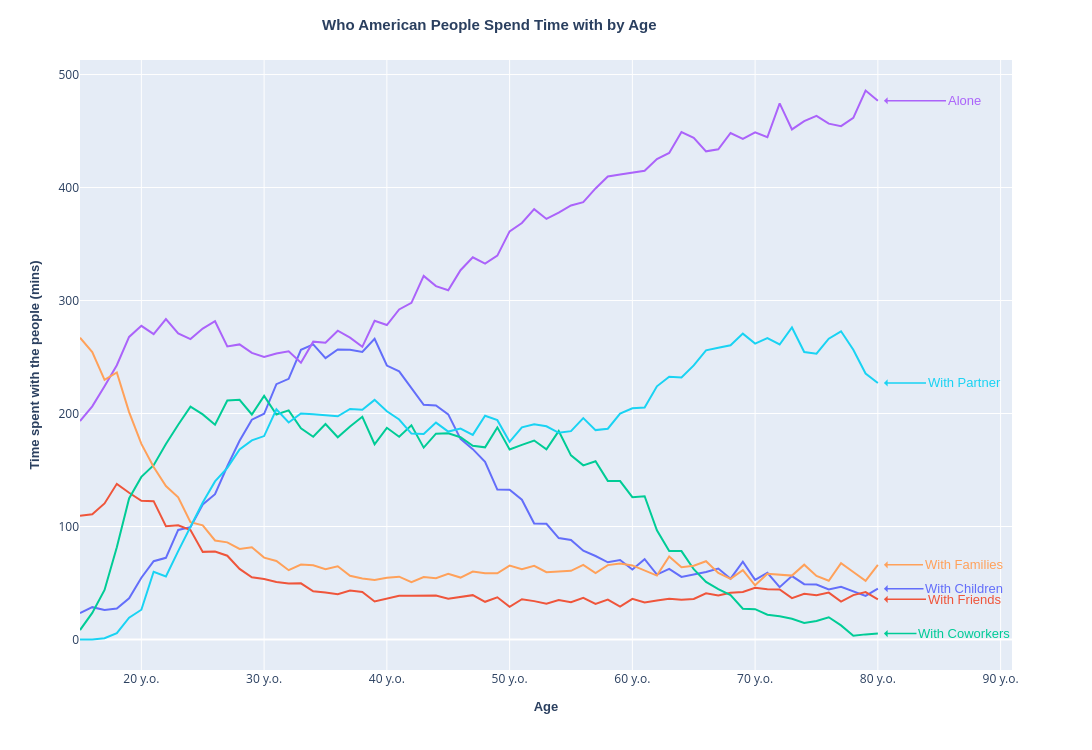

The notebook cell saved with this chart:
### Code cell
# line plot or area plot of the time data

# sort Time by descending order
# df1_sort = df1_long.sort_values(by='Time_mins',ascending=False)
# print(df1_sort)

LinePlot_TimevsAge(df1_long, 'Year', 'Time_mins', 'People type')

### Figure 1 — Plotly figure (JSON) as saved in the notebook; plotly's stock layout.template omitted (floating-point values rounded to 4 significant figures)
{"data": [{"hovertemplate": "<b>With Children:</b> %{y:.2f} mins<extra></extra>", "legendgroup": "Children", "line": {"color": "#636EFA", "dash": "solid"}, "marker": {"symbol": "circle"}, "mode": "lines", "name": "Children", "orientation": "v", "showlegend": true, "x": [15, 16, 17, 18, 19, 20, 21, 22, 23, 24, 25, 26, 27, 28, 29, 30, 31, 32, 33, 34, 35, 36, 37, 38, 39, 40, 41, 42, 43, 44, 45, 46, 47, 48, 49, 50, 51, 52, 53, 54, 55, 56, 57, 58, 59, 60, 61, 62, 63, 64, 65, 66, 67, 68, 69, 70, 71, 72, 73, 74, 75, 76, 77, 78, 79, 80], "xaxis": "x", "y": [23.46, 28.61, 26.09, 27.39, 36.45, 54.63, 69.29, 72.3, 96.94, 99.39, 119.5, 128.6, 153.3, 175.8, 194.5, 199.8, 225.9, 230.7, 256.4, 261.2, 248.9, 256.6, 256.4, 254.5, 266.1, 242.4, 237.3, 223.0, 207.7, 207.0, 199.2, 177.5, 168.4, 157.3, 132.7, 132.4, 123.7, 102.7, 102.4, 89.76, 88.13, 78.61, 73.9, 68.31, 70.33, 61.93, 71.08, 57.48, 62.51, 55.41, 57.59, 59.68, 62.77, 53.82, 68.85, 52.78, 59.07, 46.34, 56.12, 48.99, 48.64, 44.34, 46.72, 42.99, 38.61, 45.01], "yaxis": "y", "type": "scatter"}, {"hovertemplate": "<b>With Friends:</b> %{y:.2f} mins<extra></extra>", "legendgroup": "Friends", "line": {"color": "#EF553B", "dash": "solid"}, "marker": {"symbol": "circle"}, "mode": "lines", "name": "Friends", "orientation": "v", "showlegend": true, "x": [15, 16, 17, 18, 19, 20, 21, 22, 23, 24, 25, 26, 27, 28, 29, 30, 31, 32, 33, 34, 35, 36, 37, 38, 39, 40, 41, 42, 43, 44, 45, 46, 47, 48, 49, 50, 51, 52, 53, 54, 55, 56, 57, 58, 59, 60, 61, 62, 63, 64, 65, 66, 67, 68, 69, 70, 71, 72, 73, 74, 75, 76, 77, 78, 79, 80], "xaxis": "x", "y": [109.4, 110.7, 120.4, 137.8, 129.9, 122.7, 122.4, 100.2, 101.1, 96.79, 77.54, 77.86, 74.14, 62.49, 55.08, 53.48, 50.93, 49.46, 49.73, 42.65, 41.66, 40.12, 43.36, 42.1, 33.61, 36.2, 38.73, 38.7, 39.11, 38.86, 36.09, 37.46, 39.24, 33.36, 37.32, 28.92, 35.63, 33.96, 31.59, 34.84, 33.08, 36.82, 31.48, 35.28, 29.07, 35.95, 32.81, 34.45, 36.15, 35.18, 35.9, 40.83, 38.98, 41.38, 42.0, 45.8, 44.43, 44.23, 36.59, 40.51, 39.08, 41.5, 33.6, 39.3, 41.98, 35.59], "yaxis": "y", "type": "scatter"}, {"hovertemplate": "<b>With Coworkers:</b> %{y:.2f} mins<extra></extra>", "legendgroup": "Coworkers", "line": {"color": "#00CC96", "dash": "solid"}, "marker": {"symbol": "circle"}, "mode": "lines", "name": "Coworkers", "orientation": "v", "showlegend": true, "x": [15, 16, 17, 18, 19, 20, 21, 22, 23, 24, 25, 26, 27, 28, 29, 30, 31, 32, 33, 34, 35, 36, 37, 38, 39, 40, 41, 42, 43, 44, 45, 46, 47, 48, 49, 50, 51, 52, 53, 54, 55, 56, 57, 58, 59, 60, 61, 62, 63, 64, 65, 66, 67, 68, 69, 70, 71, 72, 73, 74, 75, 76, 77, 78, 79, 80], "xaxis": "x", "y": [8.342, 23.53, 43.81, 81.63, 124.9, 143.9, 154.2, 173.0, 190.1, 206.1, 199.2, 190.1, 211.5, 212.1, 199.1, 215.6, 199.1, 202.8, 187.0, 179.4, 190.7, 178.9, 188.5, 197.1, 172.8, 187.3, 179.4, 189.5, 169.8, 182.1, 182.5, 179.0, 171.4, 170.1, 187.7, 168.2, 172.2, 176.1, 168.3, 184.4, 162.9, 154.1, 157.7, 140.4, 140.2, 125.9, 126.8, 96.65, 78.32, 78.25, 62.19, 50.92, 44.56, 39.27, 27.19, 26.85, 21.89, 20.65, 18.39, 14.61, 16.37, 19.66, 12.48, 3.249, 4.533, 5.215], "yaxis": "y", "type": "scatter"}, {"hovertemplate": "<b>With Alone:</b> %{y:.2f} mins<extra></extra>", "legendgroup": "Alone", "line": {"color": "#AB63FA", "dash": "solid"}, "marker": {"symbol": "circle"}, "mode": "lines", "name": "Alone", "orientation": "v", "showlegend": true, "x": [15, 16, 17, 18, 19, 20, 21, 22, 23, 24, 25, 26, 27, 28, 29, 30, 31, 32, 33, 34, 35, 36, 37, 38, 39, 40, 41, 42, 43, 44, 45, 46, 47, 48, 49, 50, 51, 52, 53, 54, 55, 56, 57, 58, 59, 60, 61, 62, 63, 64, 65, 66, 67, 68, 69, 70, 71, 72, 73, 74, 75, 76, 77, 78, 79, 80], "xaxis": "x", "y": [193.3, 206.4, 224.2, 242.7, 267.8, 277.6, 270.2, 283.6, 270.9, 265.8, 275.1, 281.6, 259.3, 261.1, 253.7, 250.0, 253.2, 255.1, 244.9, 263.6, 262.6, 273.3, 267.1, 259.0, 282.0, 278.3, 292.1, 297.9, 321.7, 312.7, 309.0, 326.8, 338.2, 332.6, 339.7, 361.1, 368.6, 380.8, 372.2, 377.7, 384.1, 387.0, 399.2, 409.8, 411.5, 413.3, 414.8, 425.2, 430.5, 449.0, 444.0, 432.0, 433.9, 448.2, 443.0, 448.9, 444.5, 474.5, 451.4, 458.7, 463.4, 456.5, 454.3, 461.6, 485.8, 476.8], "yaxis": "y", "type": "scatter"}, {"hovertemplate": "<b>With Parents, siblings, families:</b> %{y:.2f} mins<extra></extra>", "legendgroup": "Parents, siblings, families", "line": {"color": "#FFA15A", "dash": "solid"}, "marker": {"symbol": "circle"}, "mode": "lines", "name": "Parents, siblings, families", "orientation": "v", "showlegend": true, "x": [15, 16, 17, 18, 19, 20, 21, 22, 23, 24, 25, 26, 27, 28, 29, 30, 31, 32, 33, 34, 35, 36, 37, 38, 39, 40, 41, 42, 43, 44, 45, 46, 47, 48, 49, 50, 51, 52, 53, 54, 55, 56, 57, 58, 59, 60, 61, 62, 63, 64, 65, 66, 67, 68, 69, 70, 71, 72, 73, 74, 75, 76, 77, 78, 79, 80], "xaxis": "x", "y": [267.1, 254.3, 229.8, 236.4, 201.3, 173.1, 152.7, 135.8, 125.8, 103.8, 101.0, 87.65, 85.96, 80.15, 81.61, 72.48, 69.53, 61.34, 66.36, 65.72, 62.11, 64.81, 56.45, 54.0, 52.7, 54.64, 55.61, 50.69, 55.29, 54.22, 58.07, 54.8, 60.09, 58.56, 58.64, 65.36, 62.21, 65.24, 59.57, 60.02, 60.74, 66.08, 58.83, 65.85, 67.32, 65.53, 60.9, 56.58, 73.46, 63.96, 65.28, 69.28, 58.83, 53.72, 61.42, 47.98, 58.15, 57.17, 56.55, 66.21, 56.28, 51.96, 67.46, 59.7, 51.94, 66.1], "yaxis": "y", "type": "scatter"}, {"hovertemplate": "<b>With Partner:</b> %{y:.2f} mins<extra></extra>", "legendgroup": "Partner", "line": {"color": "#19D3F3", "dash": "solid"}, "marker": {"symbol": "circle"}, "mode": "lines", "name": "Partner", "orientation": "v", "showlegend": true, "x": [15, 16, 17, 18, 19, 20, 21, 22, 23, 24, 25, 26, 27, 28, 29, 30, 31, 32, 33, 34, 35, 36, 37, 38, 39, 40, 41, 42, 43, 44, 45, 46, 47, 48, 49, 50, 51, 52, 53, 54, 55, 56, 57, 58, 59, 60, 61, 62, 63, 64, 65, 66, 67, 68, 69, 70, 71, 72, 73, 74, 75, 76, 77, 78, 79, 80], "xaxis": "x", "y": [0, 0.03069, 1.123, 5.697, 19.34, 26.35, 59.9, 55.77, 78.19, 99.44, 121.3, 139.9, 151.9, 168.2, 176.2, 180.0, 203.7, 192.0, 200.0, 199.2, 198.3, 197.6, 204.0, 203.3, 212.1, 201.9, 194.7, 182.3, 181.8, 191.9, 184.0, 186.7, 181.1, 198.0, 194.1, 174.9, 187.8, 190.5, 188.7, 182.9, 184.4, 195.9, 185.3, 186.5, 199.9, 204.6, 205.2, 224.1, 232.4, 231.8, 242.5, 255.9, 258.1, 260.4, 270.7, 261.9, 266.7, 261.1, 276.1, 254.4, 252.9, 266.2, 272.7, 256.4, 235.4, 227.0], "yaxis": "y", "type": "scatter"}], "layout": {"xaxis": {"anchor": "y", "domain": [0, 1], "title": {"text": "<b>Age</b>", "font": {"size": 13, "family": "Arial"}}, "ticksuffix": " y.o."}, "yaxis": {"anchor": "x", "domain": [0, 1], "title": {"text": "<b>Time spent with the people (mins)</b>", "font": {"size": 13, "family": "Arial"}}}, "legend": {"title": {"text": "People type"}, "tracegroupgap": 0}, "margin": {"t": 60}, "title": {"font": {"size": 15, "family": "Arial"}, "text": "<b>Who American People Spend Time with by Age </b>", "x": 0.45}, "width": 1100, "height": 750, "hovermode": "x unified", "showlegend": false, "annotations": [{"align": "left", "arrowcolor": "#636EFA", "arrowhead": 1, "arrowsize": 0.8, "arrowwidth": 1.5, "ax": 80, "ay": 0, "font": {"color": "#636EFA", "family": "Arial", "size": 13}, "showarrow": true, "text": "With Children", "x": 80.5, "y": 45.01, "yanchor": "auto"}, {"align": "left", "arrowcolor": "#EF553B", "arrowhead": 1, "arrowsize": 0.8, "arrowwidth": 1.5, "ax": 80, "ay": 0, "font": {"color": "#EF553B", "family": "Arial", "size": 13}, "showarrow": true, "text": "With Friends", "x": 80.5, "y": 35.59, "yanchor": "auto"}, {"align": "left", "arrowcolor": "#00CC96", "arrowhead": 1, "arrowsize": 0.8, "arrowwidth": 1.5, "ax": 80, "ay": 0, "font": {"color": "#00CC96", "family": "Arial", "size": 13}, "showarrow": true, "text": "With Coworkers", "x": 80.5, "y": 5.215, "yanchor": "auto"}, {"align": "left", "arrowcolor": "#AB63FA", "arrowhead": 1, "arrowsize": 0.8, "arrowwidth": 1.5, "ax": 80, "ay": 0, "font": {"color": "#AB63FA", "family": "Arial", "size": 13}, "showarrow": true, "text": "Alone", "x": 80.5, "y": 476.8, "yanchor": "auto"}, {"align": "left", "arrowcolor": "#FFA15A", "arrowhead": 1, "arrowsize": 0.8, "arrowwidth": 1.5, "ax": 80, "ay": 0, "font": {"color": "#FFA15A", "family": "Arial", "size": 13}, "showarrow": true, "text": "With Families", "x": 80.5, "y": 66.1, "yanchor": "auto"}, {"align": "left", "arrowcolor": "#19D3F3", "arrowhead": 1, "arrowsize": 0.8, "arrowwidth": 1.5, "ax": 80, "ay": 0, "font": {"color": "#19D3F3", "family": "Arial", "size": 13}, "showarrow": true, "text": "With Partner", "x": 80.5, "y": 227.0, "yanchor": "auto"}]}}
